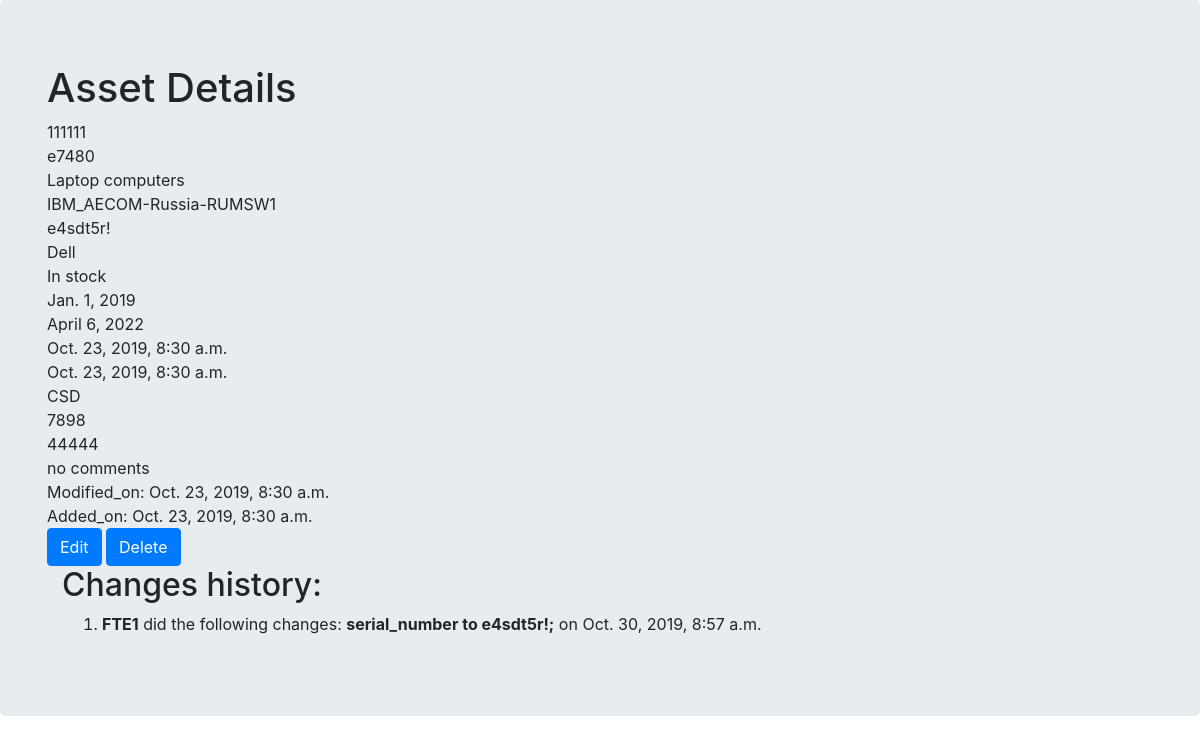
The app's page /assets/1 (signed in) with its own data.
### assets_app/models.py (models this page shows, shortened)
class Asset(models.Model):
    inventory_number = models.CharField(max_length=50, unique=True)
    model_name = models.CharField(max_length=50, unique=False, blank=False)
    category = TreeForeignKey('Category', on_delete=models.SET('UNCATEGORISED'), blank=False)
    location = models.ForeignKey('Location', on_delete=models.SET('NOT SET'), blank=False, null=True)
    serial_number = models.CharField(max_length=50, blank=False, null=True)
    vendor = models.ForeignKey(Vendor, on_delete=models.SET('NOT SET'), blank=False, null=True)
    state = models.ForeignKey(State, on_delete=models.SET('NOT SET'), blank=False, null=True)
    aquisition_date = models.DateField(null=True)
    warranty_expiry_date = models.DateField(blank=True, null=True)
    added_on = models.DateTimeField(editable=False, default=timezone.now)
    modified_on = models.DateTimeField(editable=False, default=timezone.now)
    legal_entity = models.CharField(max_length=100, blank=True)
    invoice_number = models.CharField(max_length=50, blank=True)
    host_name = models.CharField(max_length=100, blank=True)
    comments = models.TextField(blank=True)
    class Meta:
        verbose_name = 'Asset'
        verbose_name_plural = 'Assets'

class Category(MPTTModel):
    name = models.CharField(max_length=50, unique=True)
    parent = TreeForeignKey('self', on_delete=models.CASCADE, null=True, blank=True, related_name='children')
    selectable_choices = (('Yes','Yes'),('No','No'))
    selectable = models.CharField(max_length=3, choices=selectable_choices, default='No')
    class Meta:
        verbose_name = 'Category'
        verbose_name_plural = 'Categories'
    class MPTTMeta:
        level_attr = 'mptt_level'
        order_insertion_by=['name']
    def __str__(self):
        return self.name

class Location(models.Model):
    name = models.CharField(max_length=50)
    class Meta:
        verbose_name = 'Location'
        verbose_name_plural = 'Locations'
    def __str__(self):
        return self.name

class Vendor(models.Model):
    name = models.CharField(max_length=50, unique=True)
    class Meta:
        verbose_name = 'Vendor'
        verbose_name_plural = 'Vendors'
    def __str__(self):
        return self.name

class State(models.Model):
    name = models.CharField(max_length=20, unique=True)
    class Meta:
        verbose_name = 'State'
        verbose_name_plural = 'State'
    def __str__(self):
        return self.name

class Change(models.Model):
    asset = models.ForeignKey(Asset, on_delete=models.CASCADE, editable=False, related_name='assets')
    changed_on = models.DateTimeField(editable=False, default=timezone.now)
    change_details = models.TextField(editable=False)
    author = models.ForeignKey('auth.User', on_delete=models.SET('USER DELETED'), editable=False, null=True)
    class Meta:
        verbose_name = 'Change'
        verbose_name_plural = 'Changes'

### assets_app/views.py (the view)
# urls.py: url(r'^assets/(?P<pk>\d+)$', views.AssetDetailView.as_view(), name='asset_detail'),
class AssetDetailView(LoginRequiredMixin,SameLocationOnlyMixin, DetailView):
    model = Asset
    def get_context_data(self, **kwargs):
            context = super(AssetDetailView, self).get_context_data(**kwargs)
            pk = self.kwargs.get('pk', 0)
            context['change'] = Change.objects.filter(asset=pk)
            return context

### assets_app/views.py (called while the page is built)
    def has_permissions(self,**kwargs):
        user_locations = Employee.objects.filter(user=self.request.user.id).values_list('permitted_locations',flat=True)
        asset_locations = Asset.objects.get(pk=self.kwargs.get('pk',0)).location.id
        return asset_locations in user_locations

    def dispatch(self, request, *args, **kwargs):
        if not self.has_permissions():
            return render(request, 'assets_app/no_access.html', context=None)
        return super(SameLocationOnlyMixin, self).dispatch(request, *args, **kwargs)

### templates/assets_app/asset_detail.html (shortened to what this page needs)
<!DOCTYPE html>
<html>
    <head>
        <link rel="stylesheet" href="https://stackpath.bootstrapcdn.com/bootstrap/4.3.1/css/bootstrap.min.css">
    </head>
    <body>
       <div class='jumbotron'>
        <div class='container'>
            <h1>Asset Details</h1>
            {{ asset.inventory_number }}<br>
            {{ asset.model_name }}<br>
            {{ asset.category }}<br>
            {{ asset.location }}<br>
            {{ asset.serial_number}}<br>
            {{ asset.vendor}}<br>
            {{ asset.state }}<br>
            {{ asset.aquisition_date }}<br>
            {{ asset.warranty_expiry_date }}<br>
            {{ asset.added_on }}<br>
            {{ asset.modified_on}}<br>
            {{ asset.legal_entity }}<br>
            {{ asset.invoice_number }}<br>
            {{ asset.host_name  }}<br>
            {{ asset.comments  }}<br>
            Modified_on: {{ asset.modified_on  }}<br>
            Added_on: {{ asset.added_on  }}<br>
            <a class='btn btn-primary' href='{% url "asset_edit" pk=asset.pk %}'>
                <span class='glyphicon glyphicon-plus'>Edit</span>
            </a>
            <a class='btn btn-primary' href='{% url "asset_delete" pk=asset.pk %}'>
                <span class='glyphicon glyphicon-plus'>Delete</span>
            </a>
            <div class='container'>
                <h2>Changes history:</h2>
                    <ol>
                        {% for obj in change reversed %}
                            <li>
                                <b>{{obj.author}}</b> did the following changes: <b>{{obj.change_details}}</b> on {{obj.changed_on}}
                            </li>
                        {% endfor %}
                    </ol>
            </div>
        </div>
     </div>
    </body>
</html>

### records on screen
Asset: inventory_number "111111", model_name "e7480", category "Laptop computers", location "IBM_AECOM-Russia-RUMSW1", serial_number "e4sdt5r!", vendor "Dell", state "In stock", aquisition_date "Jan. 1, 2019", warranty_expiry_date "April 6, 2022", added_on "Oct. 23, 2019, 8:30 a.m.", modified_on "Oct. 23, 2019, 8:30 a.m.", legal_entity "CSD", invoice_number "7898", host_name "44444", comments "no comments"
Change: author "FTE1", change_details "serial_number to e4sdt5r!;", changed_on "Oct. 30, 2019, 8:57 a.m."
